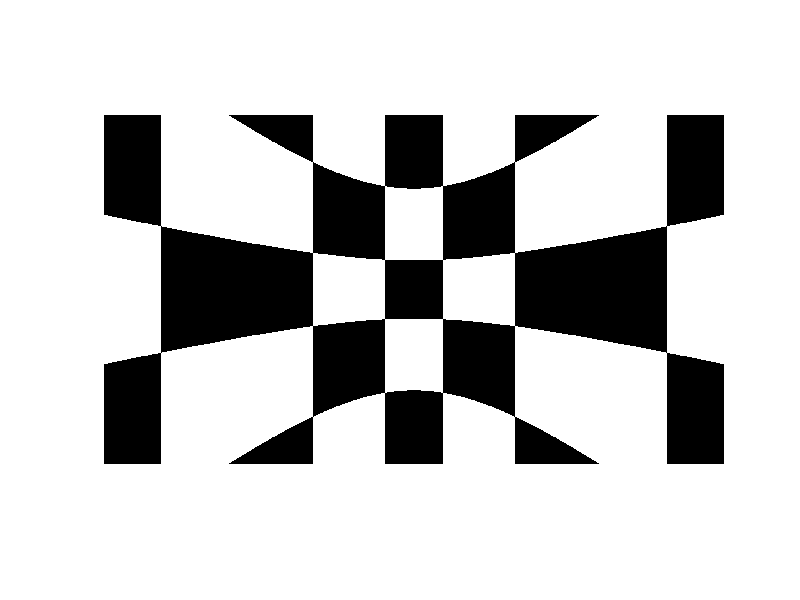
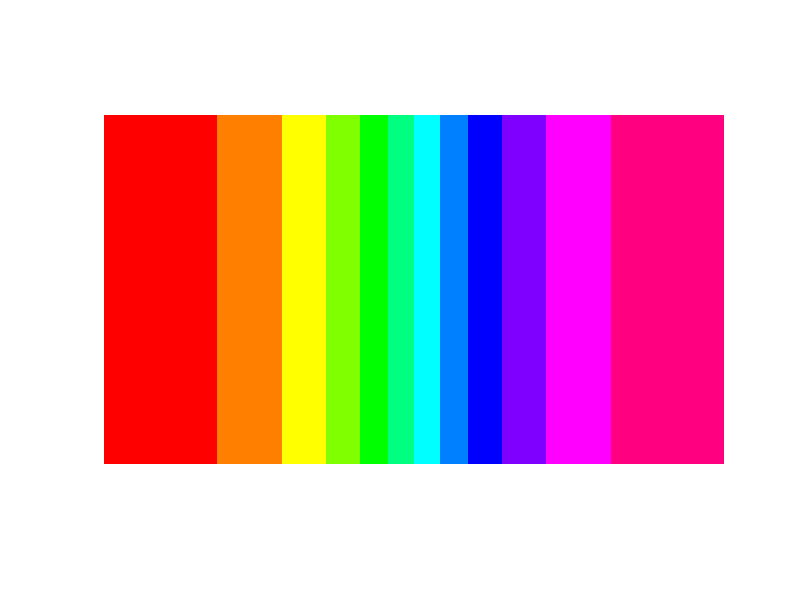

Write MATLAB code to recreate these figures, in order. (Note: this script raises an error after producing the figures.)
% imds = imageDatastore("C:\Users\funam\Desktop\analysis\imaging\230722_Blue_altitude_2_tiff");
% im_list = imds.Files;
% ii = regexp(im_list,'(?<=X)\d*','match');
% [i0,i0] = sort(str2double([ii{:}]));
% file_name = im_list(i0);
% 
% raw_data = [];
% strlen =  0;  % 表示する文字列の長さを記録する変数
% iteNum = size(file_name,1);  % 適当に繰り返す試行数
% fprintf('Pleese wait .........\n');
% h = waitbar(0,'Please wait...');
% s = clock;
% 
% warning('off','all');
% for i = 1:iteNum
%     Tmp = {'Current trial: %3d/%d\n', i, iteNum};
%     Tmp{1} = [ repmat(sprintf('\b'),[1 strlen]),  Tmp{1} ];
% 
%     Txt = sprintf(Tmp{1:3});
%     fprintf(Txt);
%     strlen = length(Txt) - strlen;
% 
%     temp = imread(file_name{i});
%     raw_data(:,:,i) = imresize(temp, 1/4);
%     %raw_data(:,:,i) = temp;
% 
%     % begin estimate remaining time
%     if i ==1
%         is = etime(clock,s);
%         esttime = is * iteNum;
%     end
%     h = waitbar(i/iteNum,h,...
%         ['remaining time =',num2str(esttime-etime(clock,s),'%4.1f'),'sec' ]);
%     % end estimate remaining time
% end
% close(gcf);
% warning('on','all');
% warning('query','all')
% 
% imshow(uint8(raw_data(:,:,5)))
% 
% %%
% save_filename = "230722_Blue_altitude_2_4";
% save(save_filename+".mat",'raw_data','iteNum',"-v7.3");

%%
x_0 = 15*1920/70.71; % 32インチの横幅70.71センチ分が1920
[y,z] = meshgrid(-960:960, -540:540);
theta = acos(z./sqrt(x_0^2 + y.^2 + z.^2))-pi/2;
phi = atan(y/x_0);
fs = 25*pi/180;
%%

s_1 = cos(2*pi*fs.*theta);
s_2 = cos(2*pi*fs.*phi);

s_1 = abs(s_1);
s_2 = abs(s_2);

% 25 degree きざみ
ind_small_1 = (abs(theta)>=0 & abs(theta)<12.5/180*pi) | (abs(theta)>=37.5/180*pi & abs(theta)<62.5/180*pi)...
    | (abs(theta)>=87.5/180*pi);
ind_large_1 = (abs(theta)>=12.5/180*pi & abs(theta)<37.5/180*pi) | (abs(theta)>=62.5/180*pi & abs(theta)<87.5/180*pi);
ind_small_2 = (abs(phi)>=0 & abs(phi)<12.5/180*pi) | (abs(phi)>=37.5/180*pi & abs(phi)<62.5/180*pi)...
    | (abs(phi)>=87.5/180*pi);
ind_large_2 = (abs(phi)>=12.5/180*pi & abs(phi)<37.5/180*pi) | (abs(phi)>=62.5/180*pi & abs(phi)<87.5/180*pi);

s_1(ind_small_1) = 0;
s_1(ind_large_1) = 1;
s_2(ind_small_2) = 0;
s_2(ind_large_2) = -1;

im = abs(s_1 + s_2);

figure;
imshow(im)

%% azimuthにnumbering
% G,R,Bの順に動かす

azimuth_num = zeros(size(y,1), size(y,2), 16);
azimuth_num_RGB = zeros(size(y,1), size(y,2), 3, 16);
colour = zeros(16,3);
colour(3,:) = [1 0 0];
colour(4,:) = [1 0.5 0];
colour(5,:) = [1 1 0];
colour(6,:) = [0.5 1 0];
colour(7,:) = [0 1 0];
colour(8,:) = [0 1 0.5];
colour(9,:) = [0 1 1];
colour(10,:) = [0 0.5 1];
colour(11,:) = [0 0 1];
colour(12,:) = [0.5 0 1];
colour(13,:) = [1 0 1];
colour(14,:) = [1 0 0.5];

for i = 1:size(colour,1)
    ind = phi >= (-90+180/16*(i-1))/180*pi & phi < (-90+180/16*i)/180*pi;
    temp = zeros(size(y,1), size(y,2));
    temp_R = temp; temp_G = temp; temp_B = temp;
    temp(ind) = 1;
    temp_R(ind) = colour(i,1);
    temp_G(ind) = colour(i,2);
    temp_B(ind) = colour(i,3);
    azimuth_num(:,:,i) = temp;
    azimuth_num_RGB(:,:,:,i) = cat(3,temp_R,temp_G,temp_B);
end

figure;
imshow(sum(azimuth_num_RGB,4));

%% 3を超えるところと0.25を超えるところをresting stateとした
% load('230722_Blue_azimuth_4.mat')
% load('NI_22-Jul-2023_114_29.bin.mat');
load('230722_Blue_azimuth_4.mat')
load('NI_22-Jul-2023_114_29.bin.mat');
rest_duration = find(ch(7,:,:)>0.2, 1 ) - find(ch(1,:,:)>4, 1 );
rest_data = raw_data(:,:,1:rest_duration);
f = mean(rest_data,3);

%%
figure;
imshow(uint8(raw_data(:,:,5)))
figure;
% imshow(uint8(raw_data(30:98,20:88,5)))
imshow(uint8(raw_data(45:95,30:90,5)))
%% df/fを計算
data = (raw_data-f)./f;
data = data(45:95,30:90,:);

%%

Fs = 60; % sampling frequency in Hz
dt = 1/Fs; % time step in seconds
T = length(raw_data); % number of time points
t = (0:T-1)*dt; % time vector
% 
% figure
% plot(t, yy)

%%
figure;
plot(ch(1,:))
figure;
plot(ch(7,:))

%% z-scoreで汎用的に使えるようにしてもいいかも
% カメラの撮影タイミング
num_images = [];
for i = 1:length(ch)-1
    if ch(1,i+1)>=4 && ch(1,i)<4 % ここはセットにより変わる
        num_images(end+1) = i+1;
    end
end

% 点滅刺激の提示タイミング
num_stimuli = [];
for i = 1:length(ch)-1
    if ch(7,i+1)>=0.2 && ch(7,i)<0.2 % ここはセットにより変わる
        num_stimuli(end+1) = i+1;
    end
end

% 刺激一枚一枚を提示したタイミングの推定値
estim_num_stimuli = [];
estim_num_stimuli(1) = num_stimuli(1);
for i = 1:length(num_stimuli)-1
    naibun = round(linspace(num_stimuli(i),num_stimuli(i+1),11));
    estim_num_stimuli(10*i-8) = naibun(2);
    estim_num_stimuli(10*i-7) = naibun(3);
    estim_num_stimuli(10*i-6) = naibun(4);
    estim_num_stimuli(10*i-5) = naibun(5);
    estim_num_stimuli(10*i-4) = naibun(6);
    estim_num_stimuli(10*i-3) = naibun(7);
    estim_num_stimuli(10*i-2) = naibun(8);
    estim_num_stimuli(10*i-1) = naibun(9);
    estim_num_stimuli(10*i) = naibun(10);
    estim_num_stimuli(10*i+1) = naibun(11);
end

%%

% カメラのタイミングとイメージング画像のindex set
num_images(2,:) = 1:length(num_images);

% 刺激のタイミングと提示刺激のindex set
max_stim_num = 900;
estim_num_stimuli(2,:) = mod(0:(length(estim_num_stimuli)-1), max_stim_num) + 1;

% イメージング画像のindex と提示刺激のindexをalign
align_point = knnsearch(num_images(1,:)', estim_num_stimuli(1,1));
align_length = min(length(estim_num_stimuli), length(num_images)-align_point+1);

image_stim_align = [];
image_stim_align(1,:) = estim_num_stimuli(2,1:align_length);
image_stim_align(2,:) = num_images(2,align_point:align_point+align_length-1);

%% 1-9のaltitude, azimuthに刺激が出ていたかどうか

azimuth_judge = zeros(size(azimuth_num,3),max_stim_num);
for i = 1:max_stim_num
    temp = load("stim_"+num2str(i+max_stim_num));
    temp = temp.n;
    temp(1:50, end-50:end) = 0;
    for ii = 1:size(azimuth_num,3)
        ttemp = temp+azimuth_num(:,:,ii);
        azimuth_judge(ii,i) = abs(isempty(find(ttemp==2, 1))-1);
    end
end

%% 実際に提示した刺激の1-9のaltitude, azimuthに刺激があったかどうか

azimuth_judge_real = azimuth_judge;
r = rem(length(image_stim_align), max_stim_num);
q = (length(image_stim_align)-r)/max_stim_num;

for i = 1:q-1
    azimuth_judge_real = cat(2,azimuth_judge_real,azimuth_judge);
end
azimuth_judge_real = cat(2,azimuth_judge_real,azimuth_judge(:,1:r));

%%
image_data = zeros(size(data,1)*size(data,2),size(data,3));
for i = 1:size(data,3)
    image_data(:,i) = reshape(data(:,:,i),size(data,1)*size(data,2),1);
end

% figure;
% plot(t, image_data)

%%

av_image_data = image_data(:,image_stim_align(2,1):image_stim_align(2,end));
av_image_data = av_image_data(:,1:size(av_image_data,2)-rem(size(av_image_data,2), max_stim_num));

damy = zeros(size(av_image_data,1), max_stim_num);
repeat_num = size(av_image_data,2)/max_stim_num;
for i = 1:repeat_num
    damy = damy + av_image_data(:,max_stim_num*(i-1)+1:max_stim_num*i);
end
av_image_data = damy./repeat_num;

%%
figure;
plot(1:900, av_image_data(:,:))

% figure;
% plot(1:900, movmean(av_image_data(4000:4010,:), 10, 'Endpoints', 'shrink'))

%% 60Hzは0.01666s=17msごとのサンプリングなので、刺激提示後6 frames (約100ms分)以上とってくる

ind_azimuth = zeros(size(azimuth_num,3),1);
for i = 1:size(azimuth_num,3)
    % azimuthに刺激が10 frame以上でているところの最初のindexを取ってくる
%     k = myFind(azimuth_judge_real(i,:),1,10,1);
    k = myFind(azimuth_judge_real(i,:),1,5,1);
    l = myFind(azimuth_judge_real(i,:),0,20,1);
    for j = 1:size(l,1)-1
        temp = k > l(j) & k < l(j+1);
        ind_azimuth(i,j) = min(k(temp));
    end
end

%%
% num_frames = 15;
% time = (-5:num_frames-6)*dt;
% time2 = [time, fliplr(time)];
num_frames = 200;
%num_frames = 120;
time = (-99:num_frames-100)*dt;
%time = (-59:num_frames-60)*dt;
time2 = [time, fliplr(time)];

%% 刺激のonsetの前後60 framesを取ってきて、特定のaltitude, azimuthに反応したピクセルを抽出する
% 刺激のonsetの前後60 framesを取ってくる

% azimuth
all_data_1 = zeros(size(image_data,1),num_frames,size(ind_azimuth,2),size(azimuth_num,3));% [ピクセル数 フレーム数 イベント数 フィールド数]
av_data = zeros(size(image_data,1),num_frames,size(azimuth_num,3));
std_data = zeros(size(image_data,1),num_frames,size(azimuth_num,3));

% 端には刺激が出ていない
for i = 3:14
    for j = 1:num_frames
        temp = image_data(:,image_stim_align(2,ind_azimuth(i,:))+j-100); % 230724 ここ変えた
        %temp = image_data(:,ind_azimuth(i,:)+j-60); % 刺激開始が早すぎた
        all_data_1(:,j,:,i) = temp;
        av_data(:,j,i) = mean(temp,2);
        std_data(:,j,i) = std(temp,0,2);
    end
end

%%
% onset 59 frame 前からとonset 60 frame後までで変化があったか

% azimuth
all_data_devide_1 = permute(all_data_1,[3 2 1 4]);% [イベント数 フレーム数 ピクセル数 フィールド数]
av_data_devide_1 = zeros(size(all_data_1,3),2,size(all_data_1,1),size(azimuth_num,1));

% 端には刺激が出ていない
for i = 3:14
    for j = 1:size(all_data_devide_1,3)
        av_data_devide_1(:,:,j,i) = [mean(all_data_devide_1(:,1:100,j,i),2), mean(all_data_devide_1(:,101:num_frames,j,i),2)];
        %av_data_devide_1(:,:,j,i) = [mean(all_data_devide_1(:,1:60,j,i),2), mean(all_data_devide_1(:,61:num_frames,j,i),2)];
    end
end

%%

% azimuth
responce_pixel_num_1 = cell(1,size(azimuth_num,3));
% 端には刺激が出ていない
for i = 3:14
    temp = [];
    for j = 1:size(av_data_devide_1,3)
%         [p,h] = signrank(av_data_devide_1(:,1,j,i), av_data_devide_1(:,2,j,i),'tail','left',"alpha",0.005);
        [p,h] = signrank(av_data_devide_1(:,1,j,i), av_data_devide_1(:,2,j,i),"alpha",0.01);
        if h==1
            temp(1,end+1) = j;
            temp(2,end) = p;
        end
    end
    responce_pixel_num_1(i) = {temp};
end

%% 検定をせずに上位100ピクセルをとる場合

[X,cmap] = imread("C:\Users\funam\Desktop\analysis\imaging\230722_Blue_azimuth_tiff\230722_Blue_altitude_tiff_X1.tif");
X = imresize(X, 1/4);
X = X(45:95,30:90);
X = ind2rgb(X,cmap);
% imshow(X);

% azimuth
res_pixels_1 = zeros(size(data,1),size(data,2),size(azimuth_num,3));

% 端には刺激が出ていない
for i = 3:14
    array = permute(mean(av_data_devide_1(:,2,:,i) - av_data_devide_1(:,1,:,i), 1), [3 2 1]);
    [sorted_array, sorted_indices] = sort(array);
    largest_indices = sorted_indices(end-99:end);
    smallest_indices = sorted_indices(1:100);
    temp = zeros(size(av_data_devide_1,3),1);
    temp(largest_indices) = 1;
    temp(smallest_indices) = 1;
    temp = reshape(temp,size(data,1),size(data,2));
    res_pixels_1(:,:,i) = temp;
end

res_R = X(:,:,1);
res_G = X(:,:,2);
res_B = X(:,:,3);
% 端には刺激が出ていない
for i = 3:14
    temp = res_pixels_1(:,:,i);
    res_R(temp==1) = colour(i,1);
    res_G(temp==1) = colour(i,2);
    res_B(temp==1) = colour(i,3);
end
figure;
imshow(cat(3,res_R,res_G,res_B))

%% 統計的に有意かつ変化も大きい

% azimuth
res_R = X(:,:,1);
res_G = X(:,:,2);
res_B = X(:,:,3);

% 端には刺激が出ていない
for i = 3:14
    array = cell2mat(responce_pixel_num_1(i));
    if isempty(array)==0
        temp = zeros(size(av_data_devide_1,3),1);
        temp(array(1,:)) = 1;
        temp = reshape(temp,size(data,1),size(data,2))+res_pixels_1(:,:,i);
        res_R(temp==2) = colour(i,1);
        res_G(temp==2) = colour(i,2);
        res_B(temp==2) = colour(i,3);
    end
end
figure;
imshow(cat(3,res_R,res_G,res_B))

%% 統計的に有意かつ変化も大きい

% azimuth
res_R = X(:,:,1);
res_G = X(:,:,2);
res_B = X(:,:,3);

% 端には刺激が出ていない
for i = 3:14
    array = cell2mat(responce_pixel_num_1(17-i));
    if isempty(array)==0
        temp = zeros(size(av_data_devide_1,3),1);
        temp(array(1,:)) = 1;
        temp = reshape(temp,size(data,1),size(data,2))+res_pixels_1(:,:,17-i);
        res_R(temp==2) = colour(17-i,1);
        res_G(temp==2) = colour(17-i,2);
        res_B(temp==2) = colour(17-i,3);
    end
end
figure;
imshow(cat(3,res_R,res_G,res_B))

%% 統計的に有意かつ変化も大きい

% azimuth
res_R = X(:,:,1);
res_G = X(:,:,2);
res_B = X(:,:,3);

% 端には刺激が出ていない
for i = 3:14
    array = cell2mat(responce_pixel_num_1(i));
    if isempty(array)==0
        temp = zeros(size(av_data_devide_1,3),1);
        temp(array(1,:)) = 1;
        temp = reshape(temp,size(data,1),size(data,2))+res_pixels_1(:,:,i);
        ttemp = zeros(size(data,1),size(data,2));
        ttemp(temp==2) = 1;
        [centroids, shrunken_matrix] = shrink_regions_around_centroids(ttemp, 100);
        res_R(shrunken_matrix==1) = colour(i,1);
        res_G(shrunken_matrix==1) = colour(i,2);
        res_B(shrunken_matrix==1) = colour(i,3);
    end
end
figure;
imshow(cat(3,res_R,res_G,res_B))

%% altitudeとazimuthを使用してgridにする

% res_R = X(:,:,1);
% res_G = X(:,:,2);
% res_B = X(:,:,3);
% 
% % 1,9には刺激が出ていない
% for i = 4:6
%     for j = 4:6
%         array_1 = cell2mat(responce_pixel_num_1(i)); array_2 = cell2mat(responce_pixel_num_2(j));
%         temp_1 = zeros(size(av_data_devide_1,3),1); temp_2 = zeros(size(av_data_devide_2,3),1);
%         temp_1(array_1(1,:)) = 1; temp_2(array_2(1,:)) = 1;
%         temp_1 = reshape(temp_1,size(data,1),size(data,2))+res_pixels_1(:,:,i);
%         temp_2 = reshape(temp_2,size(data,1),size(data,2))+res_pixels_2(:,:,j);
%         temp = temp_1+temp_2;
%         res_R(temp==4) = colour(i-3+3*(j-4),1);
%         res_G(temp==4) = colour(i-3+3*(j-4),2);
%         res_B(temp==4) = colour(i-3+3*(j-4),3);
%     end
% end
% figure;
% imshow(cat(3,res_R,res_G,res_B))

%% 検定のみ

% azimuth
res_R = X(:,:,1);
res_G = X(:,:,2);
res_B = X(:,:,3);
% 端には刺激が出ていない
for i = 5:size(azimuth_num,3)-4
    array = cell2mat(responce_pixel_num_1(i));
    if isempty(array)==0
        temp = zeros(size(av_data_devide_1,3),1);
        temp(array(1,:)) = 1;
        temp = reshape(temp,size(data,1),size(data,2));
        res_R(temp==1) = colour(i,1);
        res_G(temp==1) = colour(i,2);
        res_B(temp==1) = colour(i,3);
    end
end
figure;
imshow(cat(3,res_R,res_G,res_B))
% 
% % grid
% res_R = X(:,:,1);
% res_G = X(:,:,2);
% res_B = X(:,:,3);
% % 1,9には刺激が出ていない
% for i = 4:6
%     for j = 4:6
%         array_1 = cell2mat(responce_pixel_num_1(i)); array_2 = cell2mat(responce_pixel_num_2(j));
%         temp_1 = zeros(size(av_data_devide_1,3),1); temp_2 = zeros(size(av_data_devide_2,3),1);
%         temp_1(array_1(1,:)) = 1; temp_2(array_2(1,:)) = 1;
%         temp = reshape(temp_1,size(data,1),size(data,2))+reshape(temp_2,size(data,1),size(data,2));
%         res_R(temp==2) = colour(i-3+3*(j-4),1);
%         res_G(temp==2) = colour(i-3+3*(j-4),2);
%         res_B(temp==2) = colour(i-3+3*(j-4),3);
%     end
% end
% figure;
% imshow(cat(3,res_R,res_G,res_B))

%%
function num = myFind(T,threshold,n,m)
% threshold：閾値
% n：何行以上続くか
% m：何番目の番号を取得するか
x = T' == threshold;
a = cell2mat(arrayfun(@(t)1:t,diff(find([1 diff(x(:,1)') 1])),'un',0))';
num = find(a==n & x==1) - (n-m);
num = num(x(num));
end
%%
function [centroids, shrunken_matrix] = shrink_regions_around_centroids(matrix, n)
    % Step 1: Find connected regions using bwconncomp
    filtered_matrix = bwareaopen(matrix, 20);
    connected_regions = bwconncomp(filtered_matrix);

    % Initialize the 3D logical array to store shrunken regions
    shrunken_regions = false(size(matrix, 1), size(matrix, 2), connected_regions.NumObjects);

    % Step 2: Calculate the centroids of the regions
    stats = regionprops(connected_regions, 'Centroid');
    centroids = cat(1, stats.Centroid);

    % Step 3: Shrink each region around its centroid and select n closest positions
    for region_idx = 1:connected_regions.NumObjects
        % Extract the current region
        region_mask = zeros(size(matrix));
        region_mask(connected_regions.PixelIdxList{region_idx}) = 1;

        % Calculate the distance from the centroid of the region to all pixels in the region
        [yy, xx] = find(region_mask);
        distances = sqrt((yy - centroids(region_idx, 2)).^2 + (xx - centroids(region_idx, 1)).^2);

        % Sort the distances in ascending order
        [sorted_distances, idx] = sort(distances);

        % Select the n closest positions and their corresponding coordinates
        selected_indices = idx(1:min(n, length(idx)));
        selected_positions = [xx(selected_indices), yy(selected_indices)];

        % Create the shrunken region for the current region
        shrunken_region = false(size(matrix));
        shrunken_region(sub2ind(size(matrix), selected_positions(:, 2), selected_positions(:, 1))) = 1;

        % Store the shrunken region in the 3D logical array
        shrunken_regions(:, :, region_idx) = shrunken_region;
    end

    % Combine the 3D logical array into a single logical array
    shrunken_matrix = any(shrunken_regions, 3);
end


















